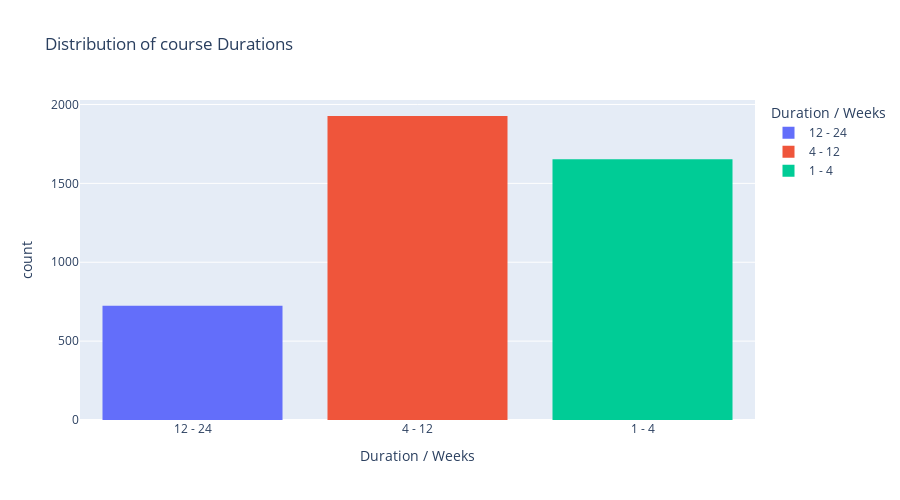

Write notebook code for a chart like this one.
### Markdown cell above
### ---------------------------------

### Code cell
fig_duration = px.histogram(df, x='Duration / Weeks', nbins=20, title='Distribution of course Durations', color = "Duration / Weeks", height= 500)
fig_duration.show()

### Figure 1 — Plotly figure (JSON) as saved in the notebook; plotly's stock layout.template omitted (floating-point values rounded to 4 significant figures; data arrays with more than 128 entries replaced by an {"elided": "..."} marker saying what was removed)
{"data": [{"alignmentgroup": "True", "bingroup": "x", "hovertemplate": "Duration / Weeks=%{x}<br>count=%{y}<extra></extra>", "legendgroup": "12 - 24", "marker": {"color": "#636efa", "pattern": {"shape": ""}}, "name": "12 - 24", "nbinsx": 20, "offsetgroup": "12 - 24", "orientation": "v", "showlegend": true, "type": "histogram", "x": {"elided": "724 str values"}, "xaxis": "x", "yaxis": "y"}, {"alignmentgroup": "True", "bingroup": "x", "hovertemplate": "Duration / Weeks=%{x}<br>count=%{y}<extra></extra>", "legendgroup": "4 - 12", "marker": {"color": "#EF553B", "pattern": {"shape": ""}}, "name": "4 - 12", "nbinsx": 20, "offsetgroup": "4 - 12", "orientation": "v", "showlegend": true, "type": "histogram", "x": {"elided": "1927 str values"}, "xaxis": "x", "yaxis": "y"}, {"alignmentgroup": "True", "bingroup": "x", "hovertemplate": "Duration / Weeks=%{x}<br>count=%{y}<extra></extra>", "legendgroup": "1 - 4", "marker": {"color": "#00cc96", "pattern": {"shape": ""}}, "name": "1 - 4", "nbinsx": 20, "offsetgroup": "1 - 4", "orientation": "v", "showlegend": true, "type": "histogram", "x": {"elided": "1653 str values"}, "xaxis": "x", "yaxis": "y"}], "layout": {"barmode": "relative", "height": 500, "legend": {"title": {"text": "Duration / Weeks"}, "tracegroupgap": 0}, "title": {"text": "Distribution of course Durations"}, "xaxis": {"anchor": "y", "categoryarray": ["12 - 24", "4 - 12", "1 - 4"], "categoryorder": "array", "domain": [0, 1], "title": {"text": "Duration / Weeks"}}, "yaxis": {"anchor": "x", "domain": [0, 1], "title": {"text": "count"}}}}
